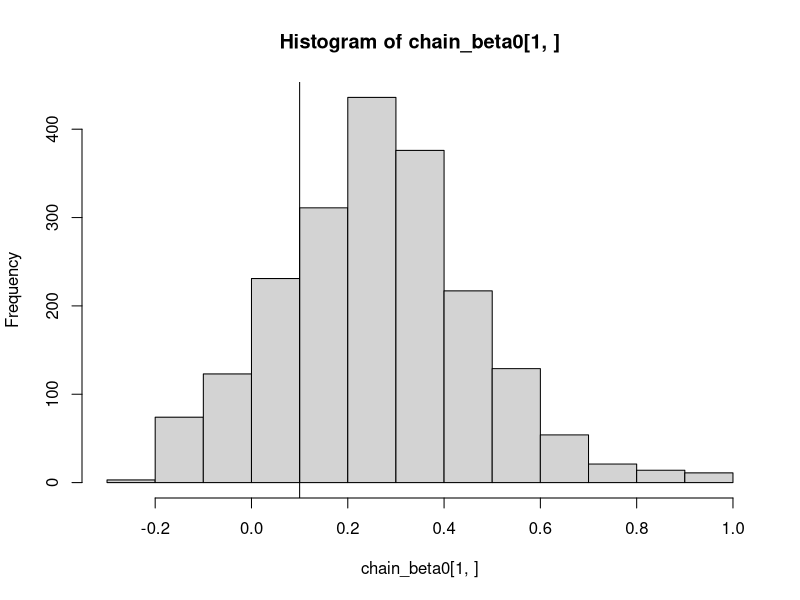

The R script that drew this image:
n<-100
# Define the true value of beta0
beta0<-0.1
# Mean and variance of beta0 beta0 ~ N(m0,c0)
m0<-0
c0 <- 10
pi_i <-exp(beta0)/(1+exp(beta0))
# Simulate data for y as a random Bernoulli distribution
y<-rbinom(n,1,pi_i)
iter=2000
chain_beta0 =matrix(0, ncol=iter)
chain_beta0[1]=1


### Define function for the numerator and denominator
logaritmo <- function(beta){
  likel <- y*(beta-log(1+exp(beta)))-(1-y)*log(1+exp(beta))
  fbeta <- sum(likel)-0.5*(1/c0)*(beta-m0)^2
  return(fbeta)
}
# Define the variance of the proposed beta0
u=0.01
#########
for(i in 2:iter){
# Current beta0 takes the first value in the chain
  beta0_c=chain_beta0[i-1]
# Proposed beta0 comes from a random normal distribution
  beta0_p=rnorm(1, beta0_c, sqrt(u))
# Calculate the ratio using the function logaritmo evaluated in proposed beta0 and current beta0
  log_ratio_beta =logaritmo(beta0_p)-logaritmo(beta0_c)
# Metropolis-Hastings, toss a coin 
  coin=log(runif(1))
# Accept proposed value with prob. = min (1, ratio)
  if(coin<min(c(0, log_ratio_beta))){
    chain_beta0[i]=beta0_p

  }else{
  chain_beta0[i]=beta0_c  
  }
}

hist(chain_beta0[1,])
abline(v=0.1)
